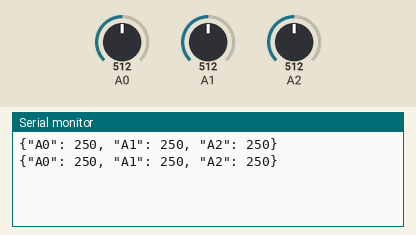
Simulated run of this sketch. Board: Arduino Uno, built with avr-gcc and run on an emulated ATmega328P. Parts: the last lines printed to the serial monitor. The inputs (shaded band) are chosen by the test bench; at power-on: A0 = 512, A1 = 512, A2 = 512.

Above: at 1.3 s.
1.4 s: A0 set to 716
At 2.7 s:
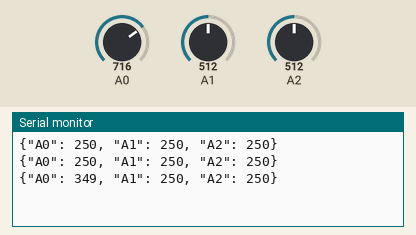
2.9 s: A1 set to 716
At 3.9 s:
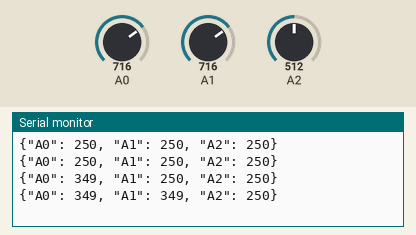
4.4 s: A2 set to 716
At 5.7 s:
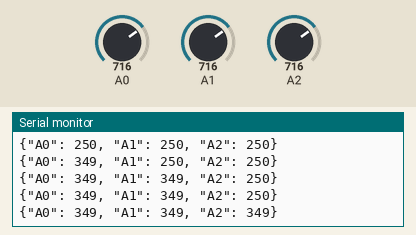
5.9 s: A0 set to 900
At 6.5 s:
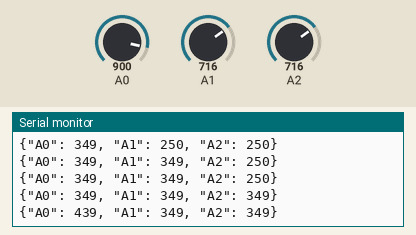
7.4 s: A1 set to 900
At 8.7 s:
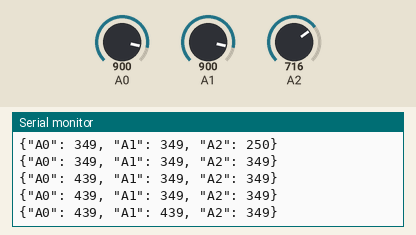
8.9 s: A2 set to 900
At 9.9 s:
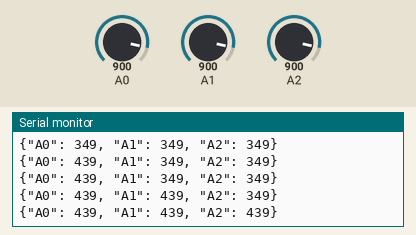
Timing chart, 0 to 11.4 s (numbered marks = the images above; inputs shaded):
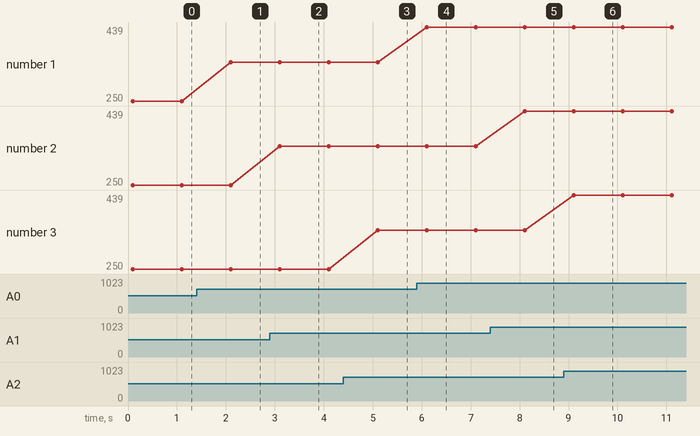

Measured:
- after the input at 1.4 s, the serial monitor: prints a new line after 0.70 s (image 1)
- after the input at 2.9 s, the serial monitor: prints a new line after 0.20 s (image 2)
- after the input at 4.4 s, the serial monitor: prints a new line after 0.71 s (image 3)
- after the input at 5.9 s, the serial monitor: prints a new line after 0.21 s (image 4)
- after the input at 7.4 s, the serial monitor: prints a new line after 0.71 s (image 5)
- after the input at 8.9 s, the serial monitor: prints a new line after 0.21 s (image 6)
- plotted number 1: 250 → 349 after the input at 1.4 s, 349 → 439 after the input at 5.9 s

The sketch:

LM35_tempReader.ino
```cpp
int adcValues[3];      // Giữ của SV A: Mảng 3 kênh
float nhietDo[3];      // Giữ của SV A: Mảng 3 kênh
char chuoi[100];       // Tăng bộ đệm lên 100 để chứa chuỗi JSON dài

void setup() {
  Serial.begin(9600);
  delay(100);
}

void loop() {
  // 1. Đọc và tính toán cho 3 kênh (Thừa hưởng từ SV A)
  for (int i = 0; i < 3; i++) {
    adcValues[i] = analogRead(i);
    nhietDo[i] = (adcValues[i] * 500.0) / 1023.0;
  }

  // 2. Đóng gói định dạng JSON chuyên nghiệp (Cải tiến từ ý tưởng của SV B)
  // Kết quả: {"A0": 25, "A1": 26, "A2": 25}
  sprintf(chuoi, "{\"A0\": %d, \"A1\": %d, \"A2\": %d}\n",
          (int)nhietDo[0], (int)nhietDo[1], (int)nhietDo[2]);

  // 3. Gửi dữ liệu lên máy tính
  Serial.print(chuoi);

  delay(1000); // Giữ delay 1s của SV B để dễ quan sát
}
```
